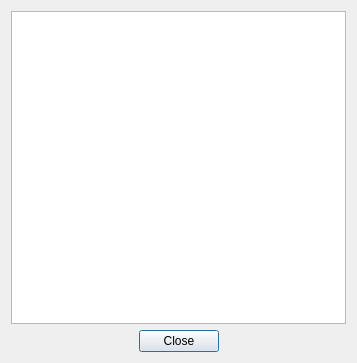
<?xml version="1.0" encoding="UTF-8"?>
<ui version="4.0">
 <class>WTextInfoUI</class>
 <widget class="QDialog" name="WTextInfoUI">
  <property name="geometry">
   <rect>
    <x>0</x>
    <y>0</y>
    <width>357</width>
    <height>363</height>
   </rect>
  </property>
  <property name="windowTitle">
   <string>Form1</string>
  </property>
  <layout class="QVBoxLayout" name="verticalLayout">
   <item>
    <widget class="QTextEdit" name="text_p"/>
   </item>
   <item>
    <widget class="QDialogButtonBox" name="buttons_p">
     <property name="standardButtons">
      <set>QDialogButtonBox::Close</set>
     </property>
     <property name="centerButtons">
      <bool>true</bool>
     </property>
    </widget>
   </item>
  </layout>
 </widget>
 <layoutdefault spacing="6" margin="11"/>
 <pixmapfunction>QPixmap</pixmapfunction>
 <resources/>
 <connections/>
</ui>
